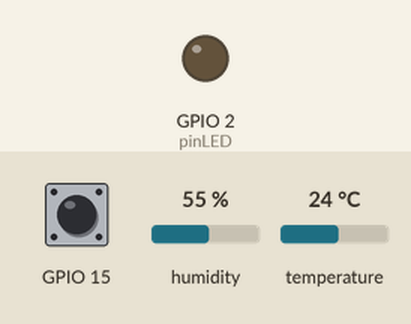
Recording of a sketch running on a simulated ESP32. Shown: output pins drawn as LEDs (lit = HIGH). The test bench sets the inputs (shaded band); at power-on: GPIO 15 HIGH, humidity 55 %, temperature 24 °C. No MQTT or app messages arrive unless stated.

Above: at 2.3 s.
2.4 s: GPIO 15 pulled LOW for 0.15 s
At 3.0 s:
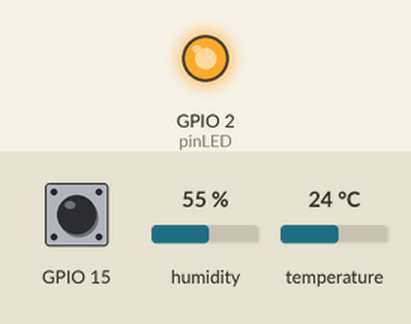
4.0 s: GPIO 15 pulled LOW for 1 s
At 4.3 s:
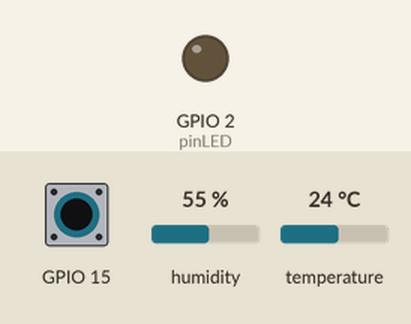
6.5 s: GPIO 15 pulled LOW for 3.2 s
At 7.4 s:
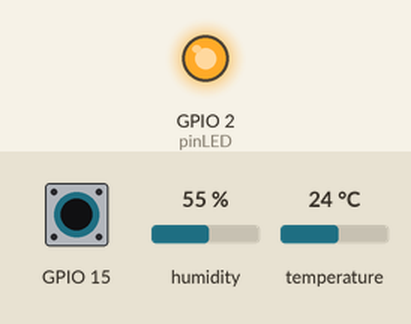
Timing chart, 0 to 9.5 s (numbered marks = the images above; inputs shaded):
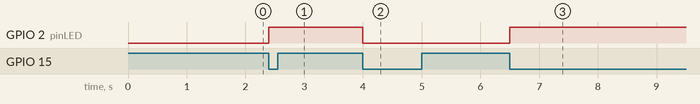

The sketch:

04-MQTT-TouchDHT11.ino
```cpp
#include <SimpleDHT.h>
#include "EspMQTTClient.h"

#define TOPIC_LED "esp32-led"
#define TOPIC_TEMP "esp32-temp"
#define TOPIC_HUM "esp32-hum"

int pinDHT11 = 23;
int pinLED = 2;
int threshold = 40;
long lastTouch=0;
long lastReading=0;
bool touchDetected = false;
bool ledState=LOW;
byte temperature = 0;
byte humidity = 0;
SimpleDHT11 dht11(pinDHT11);

EspMQTTClient client(
  "LabSE",
  "labse0987",
  "gisexp.icomp.ufam.edu.br",  // MQTT Broker server ip
  "esp32",                    // Can be omitted if not needed
  "123123",               // Can be omitted if not needed
  "esp32client",     // Client name that uniquely identify your device
  1883              // The MQTT port, default to 1883. this line can be omitted
);

void gotTouch(){
  if((millis()-lastTouch) > 300){
    lastTouch = millis();
    touchDetected = true;
  }
}


void setup() {
  Serial.begin(115200);
  pinMode(pinLED,OUTPUT);
  digitalWrite(pinLED,ledState);
  touchAttachInterrupt(T3, gotTouch, threshold);
}

void onConnectionEstablished()
{
  // Subscribe to "mytopic/test" and display received message to Serial
  client.subscribe(TOPIC_LED, [](const String & payload) {
    if (payload.equals("A")){ ledState = 1; }
    else{ if(payload.equals("B")) { ledState=0; } }
    digitalWrite(pinLED,ledState);
  });
}


void loop() {
  if(touchDetected){
    ledState=!ledState;
    digitalWrite(pinLED,ledState);
    touchDetected = false;

    String letterState = "A"; //default=on
    if (ledState == 0){ letterState = "B"; } // change to off
    client.publish(TOPIC_LED, String(letterState)); //send mqtt on/off
  }


  if(millis()-lastReading > 1500){ //Min interval between readings
    lastReading=millis();
    int err = SimpleDHTErrSuccess;
    if ((err = dht11.read(&temperature, &humidity, NULL)) != SimpleDHTErrSuccess) {
      Serial.print("DHT11 Reading Error: "); Serial.println(err);delay(1000);
      Serial.println("Last valid values: ");
    }
    client.publish(TOPIC_TEMP, String(temperature));
    client.publish(TOPIC_HUM, String(humidity));
  }
  client.loop();
}
```

Measured:
- after the input at 2.4 s, GPIO 2 (pinLED): LOW → HIGH at once
- after the input at 4.0 s, GPIO 2 (pinLED): HIGH → LOW at once
- after the input at 6.5 s, GPIO 2 (pinLED): LOW → HIGH at once
